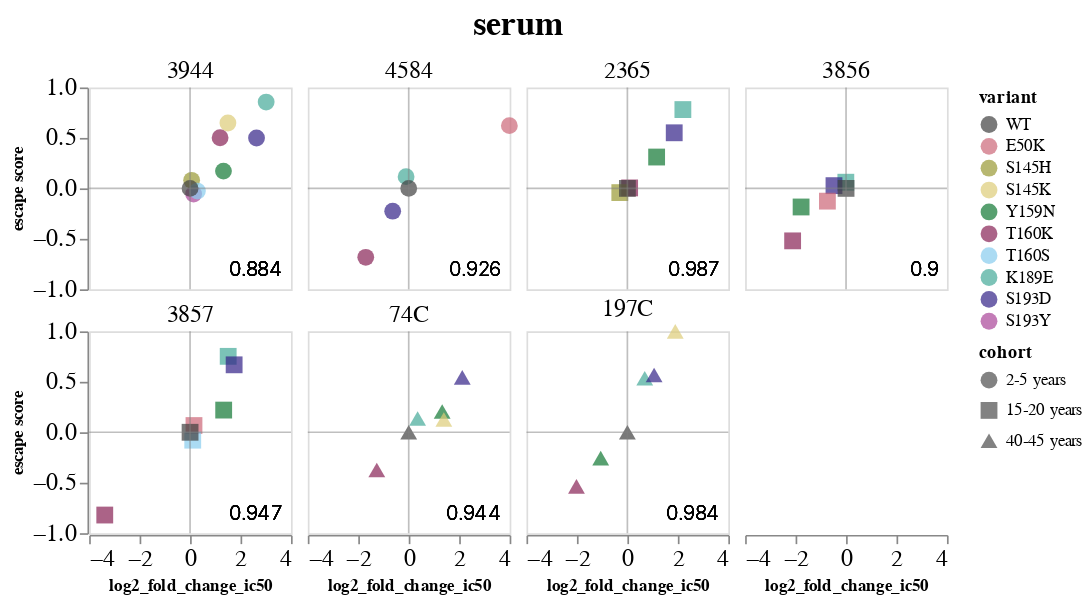

Write notebook code for a chart like this one.
### Code cell
ic_col = [col for col in corr_df.columns if 'ic' in col][0]

variant_order = ['WT', 'E50K', 'S145H', 'S145K', 'Y159N', 'T160K', 'T160S', 'K189E', 'S193D', 'S193Y']
serum_order = ['3944', '4584', '2365', '3856', '3857', '74C', '197C']
cohort_order = ['2-5 years', '15-20 years', '40-45 years']

# Define cb-friendly color scheme
custom_color_scheme = ['#404040', '#CC6677', '#999933', '#DDCC77', '#117733', 
                   '#882255', '#88CCEE', '#44AA99', '#332288', '#AA4499']

corrs = (
    alt.Chart()
    .mark_point(filled=True, size=100)
    .encode(
        x=alt.X(ic_col, 
                title=ic_col,
                scale=alt.Scale(
                        domain=[-4, 4],
                ),
               ),
        y=alt.Y('escape', 
                title='escape score',
                scale=alt.Scale(
                    domain=[-1, 1],
                    clamp=True
                )
               ),
        color=alt.Color('variant:N', scale=alt.Scale(range=custom_color_scheme, domain=variant_order)),
        shape=alt.Shape('cohort:N', scale=alt.Scale(domain=cohort_order)),
        tooltip=['variant', 'serum', ic_col, 'escape']
    )
    .properties(
        title=serum,
        width=120,
        height=120
    )
)

r_text = alt.Chart().mark_text(
    align='right',
    baseline='bottom',
    fontSize=12,
    fontWeight=300
).encode(
    x=alt.value(115),
    y=alt.value(115),
    text='r:N'
)

x_axis = alt.Chart(pd.DataFrame({'y': [0]})).mark_rule(
    size=1, 
    opacity=0.5, color='gray').encode(y='y')

y_axis = alt.Chart(pd.DataFrame({'x': [0]})).mark_rule(
    size=1, 
    opacity=0.5, color='gray').encode(x='x')

faceted_corrs = alt.layer(
    corrs, r_text, x_axis, y_axis, data=corr_df, 
).facet(
    facet=alt.Facet(
        'serum:N',
        sort=serum_order,
        header=alt.Header(
            titleFontSize=20,
            labelFontSize=14,
            labelPadding=2
    )
    ), 
    spacing=3,
    columns=4
).configure_axis(
    grid=False,
    labelFontSize=14,
    titleFontSize=10,
)

faceted_corrs.save(
    'scratch_notebooks/figure_drafts/validation_correlations/hk19_faceted-corrs_ic50.svg',
    scale_factor=2.0
)

faceted_corrs

### Figure 1 — Vega-Lite specification as saved in the notebook (floating-point values rounded to 4 significant figures)
{"config": {"view": {"continuousWidth": 300, "continuousHeight": 300}, "axis": {"grid": false, "labelFontSize": 14, "titleFontSize": 10}}, "data": {"name": "data-4c970c108880de5a58c682c19095f6a1"}, "facet": {"field": "serum", "header": {"labelFontSize": 14, "labelPadding": 2, "titleFontSize": 20}, "sort": ["3944", "4584", "2365", "3856", "3857", "74C", "197C"], "type": "nominal"}, "spec": {"layer": [{"mark": {"type": "point", "filled": true, "size": 100}, "encoding": {"color": {"field": "variant", "scale": {"domain": ["WT", "E50K", "S145H", "S145K", "Y159N", "T160K", "T160S", "K189E", "S193D", "S193Y"], "range": ["#404040", "#CC6677", "#999933", "#DDCC77", "#117733", "#882255", "#88CCEE", "#44AA99", "#332288", "#AA4499"]}, "type": "nominal"}, "shape": {"field": "cohort", "scale": {"domain": ["2-5 years", "15-20 years", "40-45 years"]}, "type": "nominal"}, "tooltip": [{"field": "variant", "type": "nominal"}, {"field": "serum", "type": "nominal"}, {"field": "log2_fold_change_ic50", "type": "quantitative"}, {"field": "escape", "type": "quantitative"}], "x": {"field": "log2_fold_change_ic50", "scale": {"domain": [-4, 4]}, "title": "log2_fold_change_ic50", "type": "quantitative"}, "y": {"field": "escape", "scale": {"clamp": true, "domain": [-1, 1]}, "title": "escape score", "type": "quantitative"}}, "title": "3944"}, {"mark": {"type": "text", "align": "right", "baseline": "bottom", "fontSize": 12, "fontWeight": 300}, "encoding": {"text": {"field": "r", "type": "nominal"}, "x": {"value": 115}, "y": {"value": 115}}}, {"data": {"name": "data-06fd9f850666401b4599de5588b60692"}, "mark": {"type": "rule", "color": "gray", "opacity": 0.5, "size": 1}, "encoding": {"y": {"field": "y", "type": "quantitative"}}}, {"data": {"name": "data-9c00aa9dc2b1c1a0b4bf9b34ead12925"}, "mark": {"type": "rule", "color": "gray", "opacity": 0.5, "size": 1}, "encoding": {"x": {"field": "x", "type": "quantitative"}}}], "height": 120, "width": 120}, "columns": 4, "spacing": 3, "$schema": "https://vega.github.io/schema/vega-lite/v5.8.0.json", "datasets": {"data-4c970c108880de5a58c682c19095f6a1": [{"serum": "2365", "variant": "Y159N", "log2_fold_change_ic50": 1.159, "escape": 0.3106, "cohort": "15-20 years", "r": 0.987}, {"serum": "2365", "variant": "T160K", "log2_fold_change_ic50": 0.08919, "escape": 0.0047, "cohort": "15-20 years", "r": 0.987}, {"serum": "2365", "variant": "K189E", "log2_fold_change_ic50": 2.199, "escape": 0.781, "cohort": "15-20 years", "r": 0.987}, {"serum": "2365", "variant": "S193D", "log2_fold_change_ic50": 1.856, "escape": 0.5509, "cohort": "15-20 years", "r": 0.987}, {"serum": "2365", "variant": "S145H", "log2_fold_change_ic50": -0.3008, "escape": -0.0419, "cohort": "15-20 years", "r": 0.987}, {"serum": "3856", "variant": "Y159N", "log2_fold_change_ic50": -1.782, "escape": -0.1843, "cohort": "15-20 years", "r": 0.9}, {"serum": "3856", "variant": "T160K", "log2_fold_change_ic50": -2.117, "escape": -0.52, "cohort": "15-20 years", "r": 0.9}, {"serum": "3856", "variant": "K189E", "log2_fold_change_ic50": -0.008477, "escape": 0.0612, "cohort": "15-20 years", "r": 0.9}, {"serum": "3856", "variant": "S193D", "log2_fold_change_ic50": -0.478, "escape": 0.0272, "cohort": "15-20 years", "r": 0.9}, {"serum": "3856", "variant": "E50K", "log2_fold_change_ic50": -0.7393, "escape": -0.1265, "cohort": "15-20 years", "r": 0.9}, {"serum": "3857", "variant": "Y159N", "log2_fold_change_ic50": 1.333, "escape": 0.2199, "cohort": "15-20 years", "r": 0.947}, {"serum": "3857", "variant": "T160K", "log2_fold_change_ic50": -3.381, "escape": -0.8201, "cohort": "15-20 years", "r": 0.947}, {"serum": "3857", "variant": "K189E", "log2_fold_change_ic50": 1.511, "escape": 0.7525, "cohort": "15-20 years", "r": 0.947}, {"serum": "3857", "variant": "S193D", "log2_fold_change_ic50": 1.747, "escape": 0.6684, "cohort": "15-20 years", "r": 0.947}, {"serum": "3857", "variant": "E50K", "log2_fold_change_ic50": 0.1551, "escape": 0.0667, "cohort": "15-20 years", "r": 0.947}, {"serum": "3857", "variant": "T160S", "log2_fold_change_ic50": 0.1059, "escape": -0.0783, "cohort": "15-20 years", "r": 0.947}, {"serum": "4584", "variant": "T160K", "log2_fold_change_ic50": -1.703, "escape": -0.683, "cohort": "2-5 years", "r": 0.926}, {"serum": "4584", "variant": "K189E", "log2_fold_change_ic50": -0.1052, "escape": 0.116, "cohort": "2-5 years", "r": 0.926}, {"serum": "4584", "variant": "S193D", "log2_fold_change_ic50": -0.636, "escape": -0.226, "cohort": "2-5 years", "r": 0.926}, {"serum": "4584", "variant": "E50K", "log2_fold_change_ic50": 3.989, "escape": 0.6214, "cohort": "2-5 years", "r": 0.926}, {"serum": "197C", "variant": "Y159N", "log2_fold_change_ic50": -1.057, "escape": -0.2564, "cohort": "40-45 years", "r": 0.984}, {"serum": "197C", "variant": "T160K", "log2_fold_change_ic50": -2.018, "escape": -0.5361, "cohort": "40-45 years", "r": 0.984}, {"serum": "197C", "variant": "K189E", "log2_fold_change_ic50": 0.6879, "escape": 0.5359, "cohort": "40-45 years", "r": 0.984}, {"serum": "197C", "variant": "S193D", "log2_fold_change_ic50": 1.059, "escape": 0.5683, "cohort": "40-45 years", "r": 0.984}, {"serum": "197C", "variant": "S145K", "log2_fold_change_ic50": 1.898, "escape": 1.019, "cohort": "40-45 years", "r": 0.984}, {"serum": "74C", "variant": "Y159N", "log2_fold_change_ic50": 1.326, "escape": 0.2053, "cohort": "40-45 years", "r": 0.944}, {"serum": "74C", "variant": "T160K", "log2_fold_change_ic50": -1.266, "escape": -0.3742, "cohort": "40-45 years", "r": 0.944}, {"serum": "74C", "variant": "K189E", "log2_fold_change_ic50": 0.3524, "escape": 0.1363, "cohort": "40-45 years", "r": 0.944}, {"serum": "74C", "variant": "S193D", "log2_fold_change_ic50": 2.122, "escape": 0.5442, "cohort": "40-45 years", "r": 0.944}, {"serum": "74C", "variant": "S145K", "log2_fold_change_ic50": 1.391, "escape": 0.1264, "cohort": "40-45 years", "r": 0.944}, {"serum": "3944", "variant": "Y159N", "log2_fold_change_ic50": 1.324, "escape": 0.1714, "cohort": "2-5 years", "r": 0.884}, {"serum": "3944", "variant": "T160K", "log2_fold_change_ic50": 1.189, "escape": 0.5014, "cohort": "2-5 years", "r": 0.884}, {"serum": "3944", "variant": "K189E", "log2_fold_change_ic50": 3.016, "escape": 0.8553, "cohort": "2-5 years", "r": 0.884}, {"serum": "3944", "variant": "S193D", "log2_fold_change_ic50": 2.634, "escape": 0.4992, "cohort": "2-5 years", "r": 0.884}, {"serum": "3944", "variant": "S193Y", "log2_fold_change_ic50": 0.1404, "escape": -0.0562, "cohort": "2-5 years", "r": 0.884}, {"serum": "3944", "variant": "S145H", "log2_fold_change_ic50": 0.06231, "escape": 0.0801, "cohort": "2-5 years", "r": 0.884}, {"serum": "3944", "variant": "S145K", "log2_fold_change_ic50": 1.5, "escape": 0.6477, "cohort": "2-5 years", "r": 0.884}, {"serum": "3944", "variant": "T160S", "log2_fold_change_ic50": 0.2918, "escape": -0.0266, "cohort": "2-5 years", "r": 0.884}, {"serum": "2365", "variant": "WT", "log2_fold_change_ic50": 0, "escape": 0, "cohort": "15-20 years", "r": 0.987}, {"serum": "3856", "variant": "WT", "log2_fold_change_ic50": 0, "escape": 0, "cohort": "15-20 years", "r": 0.9}, {"serum": "3857", "variant": "WT", "log2_fold_change_ic50": 0, "escape": 0, "cohort": "15-20 years", "r": 0.947}, {"serum": "4584", "variant": "WT", "log2_fold_change_ic50": 0, "escape": 0, "cohort": "2-5 years", "r": 0.926}, {"serum": "197C", "variant": "WT", "log2_fold_change_ic50": 0, "escape": 0, "cohort": "40-45 years", "r": 0.984}, {"serum": "74C", "variant": "WT", "log2_fold_change_ic50": 0, "escape": 0, "cohort": "40-45 years", "r": 0.944}, {"serum": "3944", "variant": "WT", "log2_fold_change_ic50": 0, "escape": 0, "cohort": "2-5 years", "r": 0.884}], "data-06fd9f850666401b4599de5588b60692": [{"y": 0}], "data-9c00aa9dc2b1c1a0b4bf9b34ead12925": [{"x": 0}]}}
